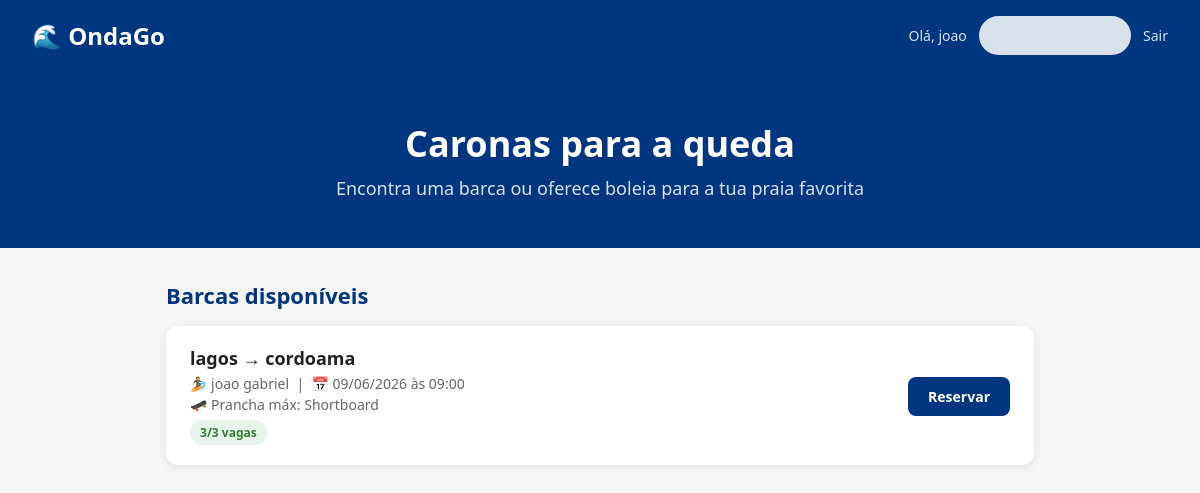
/ (signed in), run on the app's committed database.
### models.py (models this page shows, shortened)
class Usuario(UserMixin, db.Model):
    __tablename__ = 'usuarios'
    id         = db.Column(db.Integer, primary_key=True)
    nome       = db.Column(db.String(100), nullable=False)
    email      = db.Column(db.String(150), unique=True, nullable=False)
    telefone   = db.Column(db.String(20), nullable=False)
    nivel      = db.Column(db.String(30), default='Iniciante')
    senha_hash = db.Column(db.String(256), nullable=False)
    criado_em  = db.Column(db.DateTime, default=datetime.utcnow)
    caronas    = db.relationship('Carona', backref='motorista', lazy=True)
    reservas   = db.relationship('Reserva', backref='passageiro', lazy=True)

class Carona(db.Model):
    __tablename__ = 'caronas'
    id              = db.Column(db.Integer, primary_key=True)
    motorista_id    = db.Column(db.Integer, db.ForeignKey('usuarios.id'), nullable=False)
    ponto_partida   = db.Column(db.String(100), nullable=False)
    destino         = db.Column(db.String(100), nullable=False)
    data            = db.Column(db.String(10), nullable=False)
    hora            = db.Column(db.String(5), nullable=False)
    vagas_totais    = db.Column(db.Integer, nullable=False)
    tipo_prancha    = db.Column(db.String(30), default='Qualquer')
    criado_em       = db.Column(db.DateTime, default=datetime.utcnow)
    reservas        = db.relationship('Reserva', backref='carona', lazy=True)
    @property
    def vagas_disponiveis(self):
        return self.vagas_totais - len(self.reservas)
    @property
    def lotado(self):
        return self.vagas_disponiveis == 0
    @property
    def expirada(self):
        try:
            dt = datetime.strptime(f"{self.data} {self.hora}", "%d/%m/%Y %H:%M")
            return datetime.now() > dt
        except:
            return False

### app.py (the view)
@app.route('/')
def index():
    caronas = Carona.query.all()
    activas = [c for c in caronas if not c.expirada]
    return render_template('index.html', caronas=activas)

### app.py (called while the page is built)
@login_manager.user_loader
def load_user(user_id):
    return Usuario.query.get(int(user_id))

### templates/index.html (shortened to what this page needs)
<!DOCTYPE html>
<html lang="pt">
<head>
</head>
<body>
<header>
    <h1>🌊 OndaGo</h1>
    <div class="header-nav">
        {% if current_user.is_authenticated %}
            <a href="/minha_conta">Olá, {{ current_user.nome.split()[0] }}</a>
            <a href="/nova" class="btn-primary">+ Publicar Barca</a>
            <a href="/logout">Sair</a>
        {% else %}
            <a href="/login">Entrar</a>
            <a href="/registro" class="btn-primary">Criar conta</a>
        {% endif %}
    </div>
</header>
<div class="hero">
    <h2>Caronas para a queda</h2>
    <p>Encontra uma barca ou oferece boleia para a tua praia favorita</p>
</div>
<div class="container">
    <h3>Barcas disponíveis</h3>
    {% if caronas %}
        {% for c in caronas %}
        <div class="card">
            <div class="card-info">
                <h4>{{ c.ponto_partida }} → {{ c.destino }}</h4>
                <p>🏄 {{ c.motorista.nome }} &nbsp;|&nbsp; 📅 {{ c.data }} às {{ c.hora }}</p>
                <p>🛹 Prancha máx: {{ c.tipo_prancha }}</p>
                {% if c.lotado %}
                    <span class="badge badge-lotada">Lotada</span>
                {% else %}
                    <span class="badge badge-ok">{{ c.vagas_disponiveis }}/{{ c.vagas_totais }} vagas</span>
                {% endif %}
            </div>
            <div class="card-action">
                {% if not c.lotado %}
                    <a href="/reservar/{{ c.id }}">Reservar</a>
                {% endif %}
            </div>
        </div>
        {% endfor %}
    {% else %}
        <div class="empty">Nenhuma barca disponível no momento 🏖️</div>
    {% endif %}
</div>
</body>
</html>

### templates/index.html (style rules this page uses)
* { margin: 0; padding: 0; box-sizing: border-box; }
body { font-family: 'Segoe UI', sans-serif; background: #f5f5f5; }
header { background: #003580; padding: 16px 32px; display: flex; justify-content: space-between; align-items: center; }
header h1 { color: white; font-size: 24px; }
.header-nav { display: flex; gap: 12px; align-items: center; }
.header-nav a { color: white; text-decoration: none; font-size: 14px; opacity: 0.85; }
.btn-primary { background: white; color: #003580; padding: 10px 20px; border-radius: 24px; text-decoration: none; font-weight: bold; font-size: 14px; }
.hero { background: #003580; color: white; text-align: center; padding: 48px 32px; }
.hero h2 { font-size: 36px; margin-bottom: 8px; }
.hero p { font-size: 18px; opacity: 0.85; }
.container { max-width: 900px; margin: 32px auto; padding: 0 16px; }
h3 { font-size: 22px; margin-bottom: 16px; color: #003580; }
.card { background: white; border-radius: 12px; padding: 20px 24px; margin-bottom: 16px; box-shadow: 0 2px 8px rgba(0,0,0,0.08); display: flex; justify-content: space-between; align-items: center; }
.card-info h4 { font-size: 18px; color: #222; margin-bottom: 4px; }
.card-info p { color: #666; font-size: 14px; margin-top: 2px; }
.badge { display: inline-block; padding: 4px 10px; border-radius: 12px; font-size: 12px; font-weight: bold; margin-top: 6px; }
.badge-ok { background: #e6f4ea; color: #2e7d32; }
.card-action a { background: #003580; color: white; padding: 10px 20px; border-radius: 8px; text-decoration: none; font-weight: bold; font-size: 14px; }

### data on the page
Usuario: nome "joao"
Carona: ponto_partida "lagos", destino "cordoama", motorista.nome "joao gabriel", data "09/06/2026", hora "09:00", tipo_prancha "Shortboard", vagas_disponiveis "3", vagas_totais "3"
